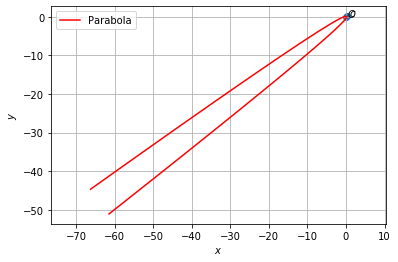

The script that drew this image:
import numpy as np
import matplotlib.pyplot as plt
from numpy import linalg as LA
import math

#setting up plot
fig = plt.figure()
ax = fig.add_subplot(111, aspect='equal')
len = 100
y = np.linspace(-4,4,len)

#Generating points on a parabola
def parab_gen(y,a):
	x = y**2/a
	return x

#parabola parameters
V = np.array(([16,12],[12,9]))
u = np.array(([-5/2,-5]))
f = 1
#p = np.array(([-3/5,4/5]))

O = np.array(([0,0]))
#Generating the Standard parabola

#Eigenvalues and eigenvectors
D_vec,P = LA.eig(V)
D = np.diag(D_vec)
#print(D_vec)
#print(D)
#print(P)
p = P[:,1]
eta = u@p
foc = 2*eta/D_vec[0]
#print(p,foc,D_vec[0])
x = parab_gen(y,foc)

cA = np.vstack((u+eta*p,V))
cb = np.vstack((-f,(eta*p-u).reshape(-1,1)))
c = LA.lstsq(cA,cb,rcond=None)[0]
c = c.flatten()

print(c,-12/5,-9/5,foc)
#print(cA,cb)
#print(p,c)

xStandardparab = np.vstack((x,y))
xActualparab = P@xStandardparab + c[:,np.newaxis]

#Labeling the coordinates
parab_coords = np.vstack((O,c)).T
plt.scatter(parab_coords[0,:], parab_coords[1,:])
vert_labels = ['$O$','$c$']
for i, txt in enumerate(vert_labels):
    plt.annotate(txt, # this is the text
                 (parab_coords[0,i], parab_coords[1,i]), # this is the point to label
                 textcoords="offset points", # how to position the text
                 xytext=(6,0), # distance from text to points (x,y)
                 ha='center') # horizontal alignment can be left, right or center


plt.plot(xActualparab[0,:],xActualparab[1,:],label='Parabola',color='r')

plt.xlabel('$x$')
plt.ylabel('$y$')
plt.legend(loc='best')
plt.grid() # minor
plt.axis('equal')
plt.show()
